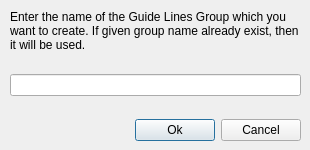
<?xml version="1.0" encoding="UTF-8"?>
<ui version="4.0">
 <class>GuideLinesGroupName</class>
 <widget class="QDialog" name="GuideLinesGroupName">
  <property name="geometry">
   <rect>
    <x>0</x>
    <y>0</y>
    <width>310</width>
    <height>150</height>
   </rect>
  </property>
  <property name="windowTitle">
   <string>Guide Lines Group Name</string>
  </property>
  <widget class="QWidget" name="verticalLayoutWidget">
   <property name="geometry">
    <rect>
     <x>10</x>
     <y>10</y>
     <width>291</width>
     <height>131</height>
    </rect>
   </property>
   <layout class="QVBoxLayout" name="verticalLayout">
    <property name="sizeConstraint">
     <enum>QLayout::SetMinimumSize</enum>
    </property>
    <item>
     <widget class="QLabel" name="DescriptionL">
      <property name="text">
       <string>Enter the name of the Guide Lines Group which you want to create. If given group name already exist, then it will be used.</string>
      </property>
      <property name="wordWrap">
       <bool>true</bool>
      </property>
     </widget>
    </item>
    <item>
     <spacer name="verticalSpacer_2">
      <property name="orientation">
       <enum>Qt::Vertical</enum>
      </property>
      <property name="sizeHint" stdset="0">
       <size>
        <width>20</width>
        <height>40</height>
       </size>
      </property>
     </spacer>
    </item>
    <item>
     <widget class="QLineEdit" name="GuideLinesGroupNameLE"/>
    </item>
    <item>
     <spacer name="verticalSpacer">
      <property name="orientation">
       <enum>Qt::Vertical</enum>
      </property>
      <property name="sizeHint" stdset="0">
       <size>
        <width>20</width>
        <height>40</height>
       </size>
      </property>
     </spacer>
    </item>
    <item>
     <layout class="QHBoxLayout" name="horizontalLayout">
      <property name="sizeConstraint">
       <enum>QLayout::SetMinimumSize</enum>
      </property>
      <item>
       <spacer name="horizontalSpacer">
        <property name="orientation">
         <enum>Qt::Horizontal</enum>
        </property>
        <property name="sizeHint" stdset="0">
         <size>
          <width>40</width>
          <height>20</height>
         </size>
        </property>
       </spacer>
      </item>
      <item>
       <widget class="QPushButton" name="OkB">
        <property name="minimumSize">
         <size>
          <width>75</width>
          <height>0</height>
         </size>
        </property>
        <property name="text">
         <string>Ok</string>
        </property>
       </widget>
      </item>
      <item>
       <widget class="QPushButton" name="CancelB">
        <property name="minimumSize">
         <size>
          <width>75</width>
          <height>0</height>
         </size>
        </property>
        <property name="text">
         <string>Cancel</string>
        </property>
       </widget>
      </item>
     </layout>
    </item>
   </layout>
  </widget>
 </widget>
 <resources/>
 <connections/>
</ui>
